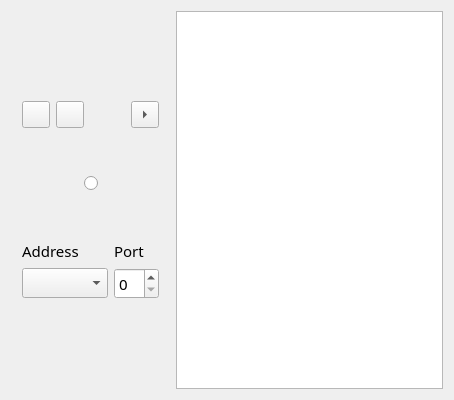
<?xml version="1.0" encoding="UTF-8"?>
<ui version="4.0">
 <class>AINGTAICMain</class>
 <widget class="QWidget" name="AINGTAICMain">
  <property name="windowModality">
   <enum>Qt::NonModal</enum>
  </property>
  <property name="geometry">
   <rect>
    <x>0</x>
    <y>0</y>
    <width>454</width>
    <height>400</height>
   </rect>
  </property>
  <property name="sizePolicy">
   <sizepolicy hsizetype="Fixed" vsizetype="Fixed">
    <horstretch>0</horstretch>
    <verstretch>0</verstretch>
   </sizepolicy>
  </property>
  <property name="font">
   <font>
    <family>Century Gothic</family>
    <pointsize>11</pointsize>
   </font>
  </property>
  <property name="windowTitle">
   <string>GTA Interactive Controller</string>
  </property>
  <property name="windowIcon">
   <iconset resource="../resource.qrc">
    <normaloff>:/images/forms/img/GTAAppIcon.png</normaloff>:/images/forms/img/GTAAppIcon.png</iconset>
  </property>
  <layout class="QGridLayout" name="gridLayout_2">
   <item row="0" column="4">
    <widget class="QTextEdit" name="editorTE">
     <property name="sizePolicy">
      <sizepolicy hsizetype="Expanding" vsizetype="Expanding">
       <horstretch>0</horstretch>
       <verstretch>0</verstretch>
      </sizepolicy>
     </property>
     <property name="toolTip">
      <string>Log Window</string>
     </property>
    </widget>
   </item>
   <item row="0" column="3">
    <widget class="QFrame" name="MainFrame">
     <property name="sizePolicy">
      <sizepolicy hsizetype="Preferred" vsizetype="Preferred">
       <horstretch>0</horstretch>
       <verstretch>0</verstretch>
      </sizepolicy>
     </property>
     <layout class="QVBoxLayout" name="verticalLayout_4">
      <property name="sizeConstraint">
       <enum>QLayout::SetFixedSize</enum>
      </property>
      <item>
       <layout class="QHBoxLayout" name="horizontalLayout_3">
        <item>
         <layout class="QHBoxLayout" name="windowIconsLayout">
          <item>
           <widget class="QToolButton" name="minimizeTB">
            <property name="focusPolicy">
             <enum>Qt::NoFocus</enum>
            </property>
            <property name="toolTip">
             <string>Minimize</string>
            </property>
            <property name="text">
             <string/>
            </property>
            <property name="icon">
             <iconset resource="../resource.qrc">
              <normaloff>:/images/forms/img/Minimize.png</normaloff>:/images/forms/img/Minimize.png</iconset>
            </property>
            <property name="iconSize">
             <size>
              <width>20</width>
              <height>20</height>
             </size>
            </property>
           </widget>
          </item>
          <item>
           <widget class="QToolButton" name="closeTB">
            <property name="focusPolicy">
             <enum>Qt::NoFocus</enum>
            </property>
            <property name="toolTip">
             <string>Close</string>
            </property>
            <property name="text">
             <string/>
            </property>
            <property name="icon">
             <iconset resource="../resource.qrc">
              <normaloff>:/images/forms/img/Close.png</normaloff>:/images/forms/img/Close.png</iconset>
            </property>
            <property name="iconSize">
             <size>
              <width>20</width>
              <height>20</height>
             </size>
            </property>
           </widget>
          </item>
         </layout>
        </item>
        <item>
         <spacer name="horizontalSpacer">
          <property name="orientation">
           <enum>Qt::Horizontal</enum>
          </property>
          <property name="sizeHint" stdset="0">
           <size>
            <width>40</width>
            <height>20</height>
           </size>
          </property>
         </spacer>
        </item>
        <item>
         <widget class="QToolButton" name="showEditorTB">
          <property name="focusPolicy">
           <enum>Qt::NoFocus</enum>
          </property>
          <property name="toolTip">
           <string>Maximize log</string>
          </property>
          <property name="text">
           <string>...</string>
          </property>
          <property name="iconSize">
           <size>
            <width>20</width>
            <height>20</height>
           </size>
          </property>
          <property name="arrowType">
           <enum>Qt::RightArrow</enum>
          </property>
         </widget>
        </item>
       </layout>
      </item>
      <item>
       <spacer name="verticalSpacer">
        <property name="orientation">
         <enum>Qt::Vertical</enum>
        </property>
        <property name="sizeHint" stdset="0">
         <size>
          <width>20</width>
          <height>40</height>
         </size>
        </property>
       </spacer>
      </item>
      <item>
       <layout class="QHBoxLayout" name="horizontalLayout_4">
        <item>
         <spacer name="horizontalSpacer_2">
          <property name="orientation">
           <enum>Qt::Horizontal</enum>
          </property>
          <property name="sizeHint" stdset="0">
           <size>
            <width>40</width>
            <height>20</height>
           </size>
          </property>
         </spacer>
        </item>
        <item>
         <widget class="QRadioButton" name="startStopRB">
          <property name="toolTip">
           <string>Start Server</string>
          </property>
          <property name="text">
           <string/>
          </property>
          <property name="iconSize">
           <size>
            <width>150</width>
            <height>150</height>
           </size>
          </property>
         </widget>
        </item>
        <item>
         <spacer name="horizontalSpacer_3">
          <property name="orientation">
           <enum>Qt::Horizontal</enum>
          </property>
          <property name="sizeHint" stdset="0">
           <size>
            <width>40</width>
            <height>20</height>
           </size>
          </property>
         </spacer>
        </item>
       </layout>
      </item>
      <item>
       <spacer name="verticalSpacer_2">
        <property name="orientation">
         <enum>Qt::Vertical</enum>
        </property>
        <property name="sizeHint" stdset="0">
         <size>
          <width>20</width>
          <height>40</height>
         </size>
        </property>
       </spacer>
      </item>
      <item>
       <layout class="QHBoxLayout" name="horizontalLayout_2">
        <item>
         <layout class="QVBoxLayout" name="verticalLayout">
          <property name="sizeConstraint">
           <enum>QLayout::SetDefaultConstraint</enum>
          </property>
          <item>
           <widget class="QLabel" name="IPLB">
            <property name="sizePolicy">
             <sizepolicy hsizetype="Preferred" vsizetype="Fixed">
              <horstretch>0</horstretch>
              <verstretch>0</verstretch>
             </sizepolicy>
            </property>
            <property name="text">
             <string>Address</string>
            </property>
           </widget>
          </item>
          <item>
           <widget class="QComboBox" name="IPCB">
            <property name="sizePolicy">
             <sizepolicy hsizetype="Expanding" vsizetype="Fixed">
              <horstretch>0</horstretch>
              <verstretch>0</verstretch>
             </sizepolicy>
            </property>
            <property name="focusPolicy">
             <enum>Qt::NoFocus</enum>
            </property>
           </widget>
          </item>
         </layout>
        </item>
        <item>
         <layout class="QVBoxLayout" name="verticalLayout_2">
          <property name="sizeConstraint">
           <enum>QLayout::SetDefaultConstraint</enum>
          </property>
          <item>
           <widget class="QLabel" name="label">
            <property name="sizePolicy">
             <sizepolicy hsizetype="Expanding" vsizetype="Fixed">
              <horstretch>0</horstretch>
              <verstretch>0</verstretch>
             </sizepolicy>
            </property>
            <property name="text">
             <string>Port</string>
            </property>
           </widget>
          </item>
          <item>
           <widget class="QSpinBox" name="portSB">
            <property name="sizePolicy">
             <sizepolicy hsizetype="Fixed" vsizetype="Fixed">
              <horstretch>0</horstretch>
              <verstretch>0</verstretch>
             </sizepolicy>
            </property>
            <property name="mouseTracking">
             <bool>false</bool>
            </property>
            <property name="focusPolicy">
             <enum>Qt::WheelFocus</enum>
            </property>
           </widget>
          </item>
         </layout>
        </item>
       </layout>
      </item>
     </layout>
    </widget>
   </item>
  </layout>
 </widget>
 <layoutdefault spacing="6" margin="11"/>
 <resources>
  <include location="../resource.qrc"/>
 </resources>
 <connections/>
</ui>
